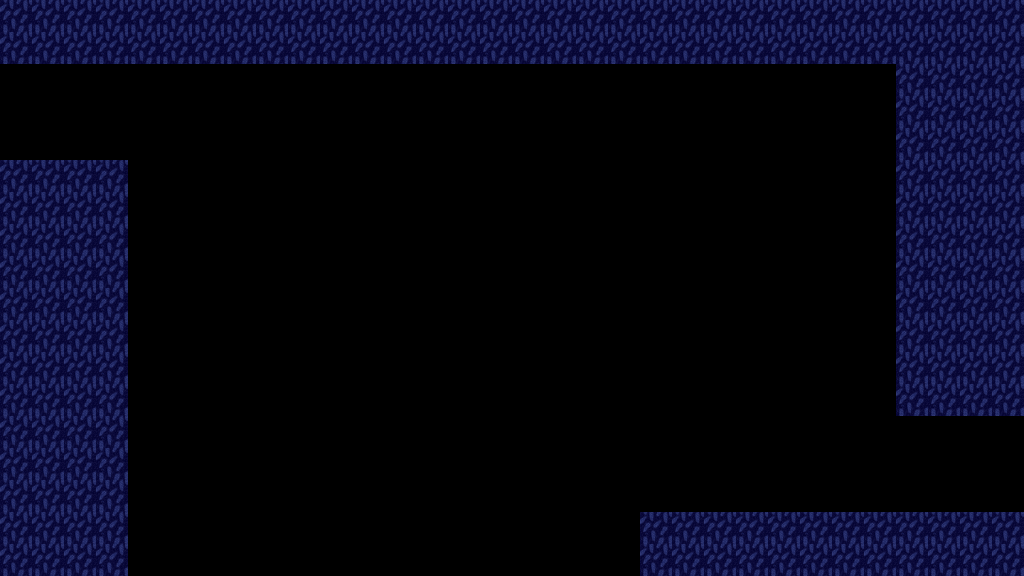

A 2D game scene composited from a Tiled map and its tileset images. What follows is a short description and the map's XML, with every tile layer's data as written:
An orthogonal 32x18 tile map with 32x32 px tiles, 1 tile layer (platforms) and 1 object (color3).

<map version="1.8" tiledversion="1.8.4" orientation="orthogonal" renderorder="right-down" width="32" height="18" tilewidth="32" tileheight="32" infinite="0" nextlayerid="3" nextobjectid="2">
 <editorsettings>
  <export target="../core/assets/levels/cl3.json" format="json" />
 </editorsettings>
 <properties>
  <property name="colorMode" type="int" value="0" />
 </properties>
 <tileset firstgid="1" source="disco.tsx" />
 <layer id="1" name="platforms" width="32" height="18">
  <data encoding="csv">
1,1,1,1,1,1,1,1,1,1,1,1,1,1,1,1,1,1,1,1,1,1,1,1,1,1,1,1,1,1,1,1,
1,1,1,1,1,1,1,1,1,1,1,1,1,1,1,1,1,1,1,1,1,1,1,1,1,1,1,1,1,1,1,1,
0,0,0,0,0,0,0,0,0,0,0,0,0,0,0,0,0,0,0,0,0,0,0,0,0,0,0,0,1,1,1,1,
0,8,0,0,0,0,0,0,0,0,0,0,0,0,0,0,0,0,0,0,0,0,0,0,0,0,0,0,1,1,1,1,
0,0,0,0,0,0,0,0,0,0,0,0,0,0,0,0,0,0,0,0,0,0,0,0,0,0,0,0,1,1,1,1,
1,1,1,1,0,0,0,0,0,0,0,0,0,0,0,0,0,0,0,0,0,0,0,0,0,0,0,0,1,1,1,1,
1,1,1,1,0,0,0,0,0,0,0,0,0,0,0,0,0,0,0,0,0,0,0,0,0,0,0,0,1,1,1,1,
1,1,1,1,0,0,0,0,0,0,0,0,0,0,0,0,0,0,0,0,0,0,0,0,0,0,0,0,1,1,1,1,
1,1,1,1,0,0,0,0,0,0,0,0,0,0,0,0,0,0,0,0,0,0,0,0,0,0,0,0,1,1,1,1,
1,1,1,1,0,0,0,0,0,0,0,0,0,0,0,0,0,0,0,0,0,0,0,0,0,0,0,0,1,1,1,1,
1,1,1,1,0,0,0,0,0,0,0,0,0,0,0,0,0,0,0,0,0,0,0,0,0,0,0,0,1,1,1,1,
1,1,1,1,0,0,0,0,0,0,0,0,0,0,0,0,0,0,0,0,0,0,0,0,0,0,0,0,1,1,1,1,
1,1,1,1,0,0,0,0,0,0,0,0,0,0,0,0,0,0,0,0,0,0,0,0,0,0,0,0,1,1,1,1,
1,1,1,1,0,0,0,0,0,0,0,0,0,0,0,0,0,0,0,0,0,0,0,0,0,0,0,0,0,0,0,0,
1,1,1,1,0,0,0,0,0,0,0,0,0,0,0,0,0,0,0,0,0,0,0,0,0,0,0,0,0,0,11,0,
1,1,1,1,0,0,0,0,0,0,0,0,0,0,0,0,0,0,0,0,0,0,0,0,0,0,0,0,0,0,0,0,
1,1,1,1,0,0,0,0,0,0,0,0,0,0,0,0,0,0,0,0,1,1,1,1,1,1,1,1,1,1,1,1,
1,1,1,1,0,0,0,0,0,0,0,0,0,0,0,0,0,0,0,0,1,1,1,1,1,1,1,1,1,1,1,1
</data>
 </layer>
 <objectgroup id="2" name="colors">
  <object id="1" type="color3" x="0" y="0">
   <polygon points="0,0 1024,0 1024,576 0,576" />
  </object>
 </objectgroup>
</map>